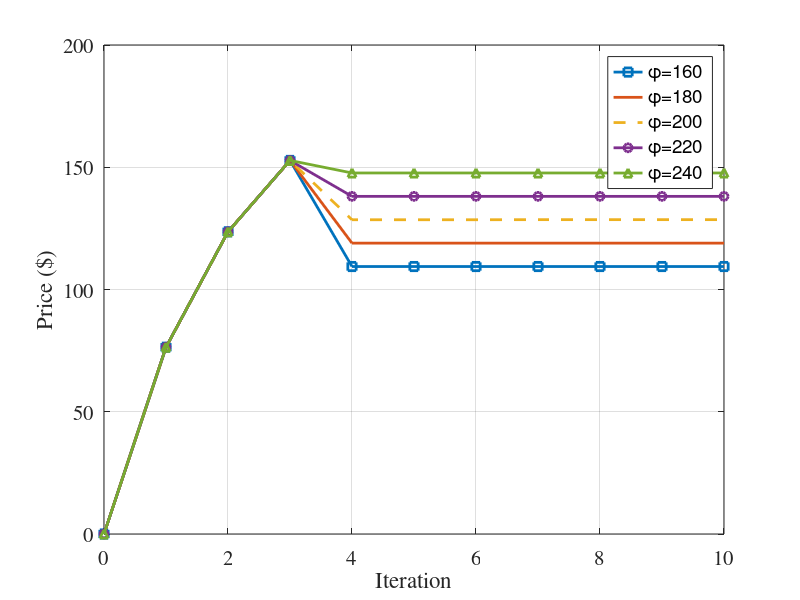

Source code (MATLAB):
x = 0:10;

p_160 = [0, 76.3932, 123.607, 152.786, 109.398, 109.398, 109.398,...
    109.398, 109.398, 109.398, 109.398];
p_180 = [0, 76.3932, 123.607, 152.786, 118.964, 118.964, 118.964,...
    118.964, 118.964, 118.964, 118.964];
p_200 = [0, 76.3932, 123.607, 152.786, 128.529, 128.529, 128.529,...
    128.569, 128.569, 128.569, 128.569];
p_220 = [0, 76.3932, 123.607, 152.786, 138.095, 138.095, 138.095,...
    138.095, 138.095, 138.095, 138.095];
p_240 = [0, 76.3932, 123.607, 152.786, 147.661, 147.661, 147.661,...
    147.661, 147.661, 147.661, 147.661];





dataline1 = plot(x, p_160, '-square' ,'LineWidth', 2);
set(gca, 'FontSize', 15, 'FontName', 'Times')

hold on
dataline2 = plot(x, p_180, '-', 'LineWidth', 2);
set(gca, 'FontSize', 15, 'FontName', 'Times')

dataline3 = plot(x, p_200, '--', 'LineWidth', 2);
set(gca, 'FontSize', 15, 'FontName', 'Times')

dataline4 = plot(x, p_220, '-o', 'LineWidth', 2);
set(gca, 'FontSize', 15, 'FontName', 'Times')

dataline5 = plot(x, p_240, '-^', 'LineWidth', 2);
set(gca, 'FontSize', 15, 'FontName', 'Times')

grid on


xlabel('Iteration')
ylabel('Price ($)')

legend({'\phi=160', '\phi=180','\phi=200', '\phi=220', '\phi=240'}, 'location', 'best');

print('demand1_p.jpg', '-djpeg')
